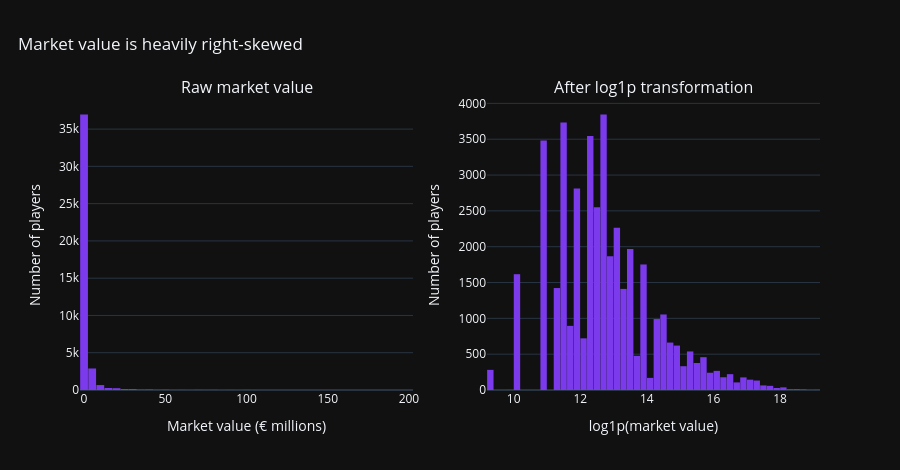

The code cell stored with this chart in its notebook:
### Code cell
# Convert the target to numeric values and remove missing targets.
market_values = pd.to_numeric(
    players["market_value_in_eur"],
    errors="coerce",
).dropna()

# Keep only players with a known market value.
eda_players = players.loc[market_values.index].copy()
eda_players["market_value_in_eur"] = market_values

# Create the transformed target used later during training.
eda_players["log_market_value"] = np.log1p(
    eda_players["market_value_in_eur"]
)


summary = pd.DataFrame(
    {
        "Metric": [
            "Players with values",
            "Median value",
            "90th percentile",
            "99th percentile",
            "Maximum value",
        ],
        "Result": [
            f"{len(market_values):,}",
            f"€{market_values.median() / 1_000_000:,.2f}M",
            f"€{market_values.quantile(0.90) / 1_000_000:,.2f}M",
            f"€{market_values.quantile(0.99) / 1_000_000:,.2f}M",
            f"€{market_values.max() / 1_000_000:,.2f}M",
        ],
    }
)

display(summary)

print(f"Raw-target skewness: {market_values.skew():.2f}")
print(
    "Log-target skewness: "
    f"{eda_players['log_market_value'].skew():.2f}"
)


fig = make_subplots(
    rows=1,
    cols=2,
    shared_yaxes=False,
    subplot_titles=(
        "Raw market value",
        "After log1p transformation",
    ),
)

fig.add_trace(
    go.Histogram(
        x=market_values / 1_000_000,
        nbinsx=60,
        marker_color=ACCENT,
        hovertemplate=(
            "Value: €%{x:.1f}M"
            "<br>Players: %{y:,}"
            "<extra></extra>"
        ),
    ),
    row=1,
    col=1,
)

fig.add_trace(
    go.Histogram(
        x=eda_players["log_market_value"],
        nbinsx=60,
        marker_color=ACCENT,
        hovertemplate=(
            "log1p(value): %{x:.2f}"
            "<br>Players: %{y:,}"
            "<extra></extra>"
        ),
    ),
    row=1,
    col=2,
)

fig.update_layout(
    template=PLOT_TEMPLATE,
    title={
        "text": "Market value is heavily right-skewed",
        "x": 0.02,
    },
    height=470,
    bargap=0.04,
    showlegend=False,
)

fig.update_xaxes(
    title_text="Market value (€ millions)",
    row=1,
    col=1,
)

fig.update_xaxes(
    title_text="log1p(market value)",
    row=1,
    col=2,
)

fig.update_yaxes(
    title_text="Number of players",
    row=1,
    col=1,
)

fig.update_yaxes(
    title_text="Number of players",
    row=1,
    col=2,
)

fig.show()

### Figure 1 — Plotly figure (JSON) as saved in the notebook; plotly's stock layout.template omitted (floating-point values rounded to 4 significant figures; data arrays with more than 128 entries replaced by an {"elided": "..."} marker saying what was removed)
{"data": [{"hovertemplate": "Value: €%{x:.1f}M<br>Players: %{y:,}<extra></extra>", "marker": {"color": "#7C3AED"}, "nbinsx": 60, "type": "histogram", "x": {"elided": "41528 float values"}, "xaxis": "x", "yaxis": "y"}, {"hovertemplate": "log1p(value): %{x:.2f}<br>Players: %{y:,}<extra></extra>", "marker": {"color": "#7C3AED"}, "nbinsx": 60, "type": "histogram", "x": {"elided": "41528 float values"}, "xaxis": "x2", "yaxis": "y2"}], "layout": {"annotations": [{"font": {"size": 16}, "showarrow": false, "text": "Raw market value", "x": 0.225, "xanchor": "center", "xref": "paper", "y": 1, "yanchor": "bottom", "yref": "paper"}, {"font": {"size": 16}, "showarrow": false, "text": "After log1p transformation", "x": 0.775, "xanchor": "center", "xref": "paper", "y": 1, "yanchor": "bottom", "yref": "paper"}], "bargap": 0.04, "height": 470, "showlegend": false, "title": {"text": "Market value is heavily right-skewed", "x": 0.02}, "xaxis": {"anchor": "y", "domain": [0, 0.45], "title": {"text": "Market value (€ millions)"}}, "xaxis2": {"anchor": "y2", "domain": [0.55, 1], "title": {"text": "log1p(market value)"}}, "yaxis": {"anchor": "x", "domain": [0, 1], "title": {"text": "Number of players"}}, "yaxis2": {"anchor": "x2", "domain": [0, 1], "title": {"text": "Number of players"}}}}
